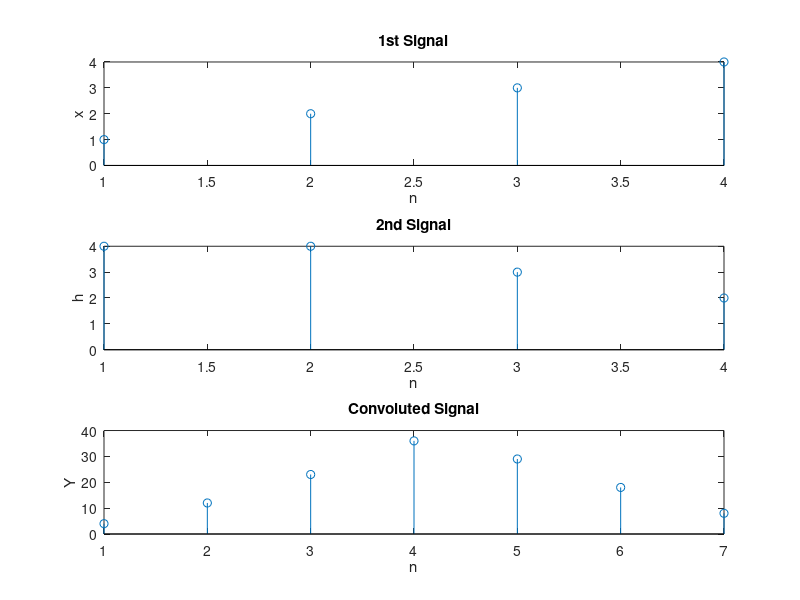

Source code (MATLAB):
x = [ 1 2 3 4]; 

h = [ 4 4 3 2]; 


m=length(x); 
l=length(h); 
X=[x,zeros(1,l)]; 
H=[h,zeros(1,m)]; 


z=[]; 
for i=1:m 
      g=h.*x(i); 
      z=[z;g]; 
end 


[r c] = size(z); 
k = r+c; 
t =2; 
Y =[]; 
cd =0; 


while(t<=k) 
         for i=1:r 
               for j=1:c 
                    if((i+j)==t) 
                          cd = cd+ z(i,j); 
                    end 
                end 
           end 
           t = t+1; 
          Y = [Y cd]; 
           cd =0; 
end 

subplot(3,1,1); 
stem(x); 
xlabel('n'); 
ylabel('x'); 
title('1st Signal'); 
subplot(3,1,2); 
stem(h); 
xlabel('n'); 
ylabel('h'); 
title('2nd Signal'); 


subplot(3,1,3); 
stem(Y); 
xlabel('n'); 
ylabel('Y'); 
title('Convoluted Signal');

